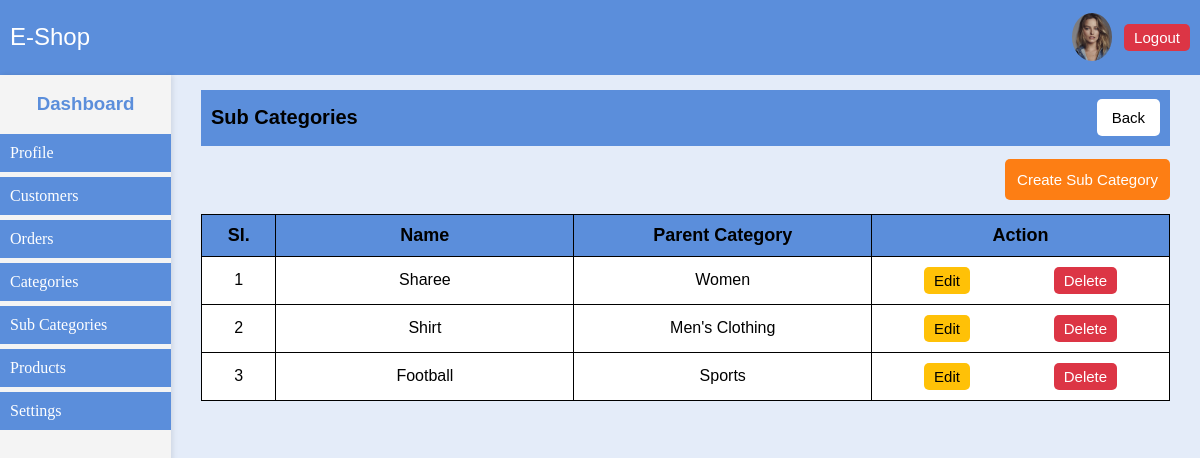
The app's page /admin/sub_category.php (signed in) with its own data.
### tables this page shows
CREATE TABLE `sub_category` (
  `id` int NOT NULL,
  `name` varchar(100) NOT NULL,
  `parent_id` int NOT NULL
);

### config/helper_function.php (called while the page is built, shortened)
<?php
function getAll($conn, $table, $order = 'DESC', $orderBy = 'id')
{
    $table = mysqli_real_escape_string($conn, $table);
    $order = strtoupper($order) === 'ASC' ? 'ASC' : 'DESC';
    $orderBy = mysqli_real_escape_string($conn, $orderBy);
    $sql = "SELECT * FROM `$table` ORDER BY `$orderBy` $order";
    $result = $conn->query($sql);
    $data = [];
    if ($result->num_rows > 0) {
        while ($row = $result->fetch_assoc()) {
            $data[] = $row;
        }
    }
    return $data;
}

### admin/sub_category.php (the view, shortened to what this page needs)
<?php
include '../config/db_connect.php';
include '../config/helper_function.php';
$sub_categories = getAll($conn, 'sub_category');
$categories = getAll($conn, 'category', 'ASC');
$catNames = [];
if ($categories) {
    foreach ($categories as $category) {
        $catNames[$category['id']] = $category['name'];
    }
}
include './partial/header.php';
?>
<div class="content">
    <div class="top-bar">
        <h2>Sub Categories</h2>
<a href="<?= isset($_SERVER['HTTP_REFERER']) ? htmlspecialchars($_SERVER['HTTP_REFERER']) : 'javascript:history.go(-1)'; ?>" class="btn">Back</a>
    </div>
    <div class="main-content">
        <div class="button-area">
            <a class="btn btn-create" href="./create_subcategory.php">Create Sub Category</a>
        </div>
        <?php if ($sub_categories) { ?>
            <table class="custom-table">
                <thead>
                    <tr>
                        <th width="5%">Sl.</th>
                        <th width="20%">Name</th>
                        <th width="20%">Parent Category</th>
                        <th width="20%">Action</th>
                    </tr>
                </thead>
                <tbody>
                    <?php
                    if ($sub_categories) {
                        foreach ($sub_categories as $key => $item) {
                    ?>
                            <tr>
                                <td><?= $key + 1 ?></td>
                                <td><?= $item['name'] ?></td>
                                <td><?= $catNames[$item['parent_id']] ?? '' ?></td>
                                <td class="action-btn">
                                    <a class="btn btn-edit" href="./edit_subcategory.php?id=<?= $item['id'] ?>">Edit</a>
                                    <a class="btn btn-delete" href="./sub_category.php?id=<?= $item['id'] ?>">Delete</a>
                                </td>
                            </tr>
                    <?php
                        }
                    }
                    ?>
                </tbody>
            </table>
        <?php } else { ?>
            <div class="no-data-available">
                No Available Data Found
            </div>
        <?php } ?>
    </div>
</div>
</div>
</body>
</html>

### admin/assets/css/styles.css (style rules this page uses)
body { font-family: Arial, Helvetica, sans-serif; margin: 0; padding: 0; display: flex; flex-direction: column; height: 100vh; }
.button-area { text-align: right; margin: 25px 0; }
.btn { padding: 5px 10px; text-decoration: none; font-size: 15px; border-radius: 5px; color: white; }
.action-btn { display: flex; flex-wrap: wrap; justify-content: space-around; border: none !important; }
.btn-delete { background-color: #dc3545; }
.btn-edit { background-color: #ffc107; color: black; }
.btn-create { background-color: #fd7e14; padding: 12px; }
.content { width: 85%; padding: 15px 30px; background-color: #5b8edb2a; }
.content .top-bar { display: flex; justify-content: space-between; margin-bottom: 10px; padding: 0px 10px; background-color: #5b8edb; }
.content .top-bar a { background-color: white; color: black; align-self: center; padding: 10px 15px; }
.content h2 { font-size: 20px; }
.custom-table { border: 1px solid gray; width: 100%; background-color: #5555554f; }
.custom-table, .custom-table tr, .custom-table th, .custom-table td { border: 1px solid black; border-collapse: collapse; text-align: center; }
.custom-table th, .custom-table td { padding: 10px; }
.custom-table thead tr { background-color: #5b8edb; font-size: 18px; padding: 10px; }
.custom-table tbody { background-color: white; }

### records on screen
sub_category: name "Sharee", parent "Women"
sub_category: name "Shirt", parent "Men's Clothing"
sub_category: name "Football", parent "Sports"
